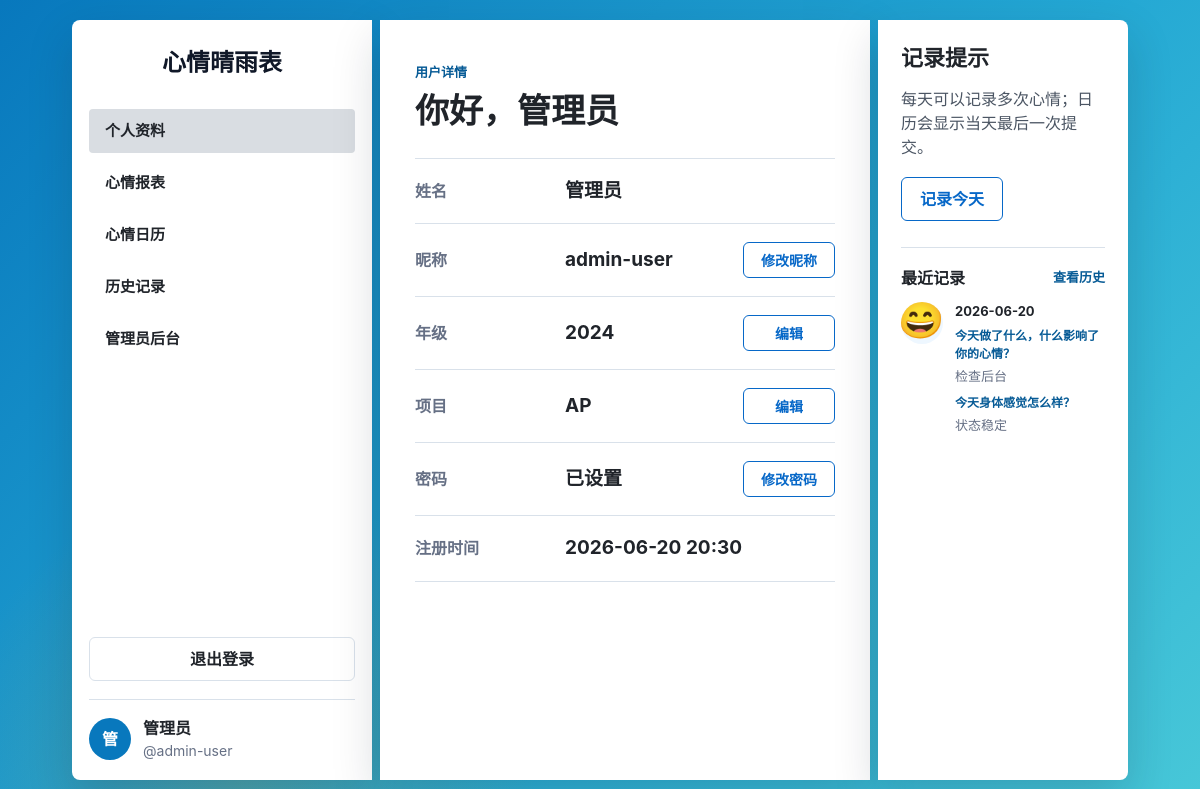
The page /profile (signed in) on the database as committed earlier.
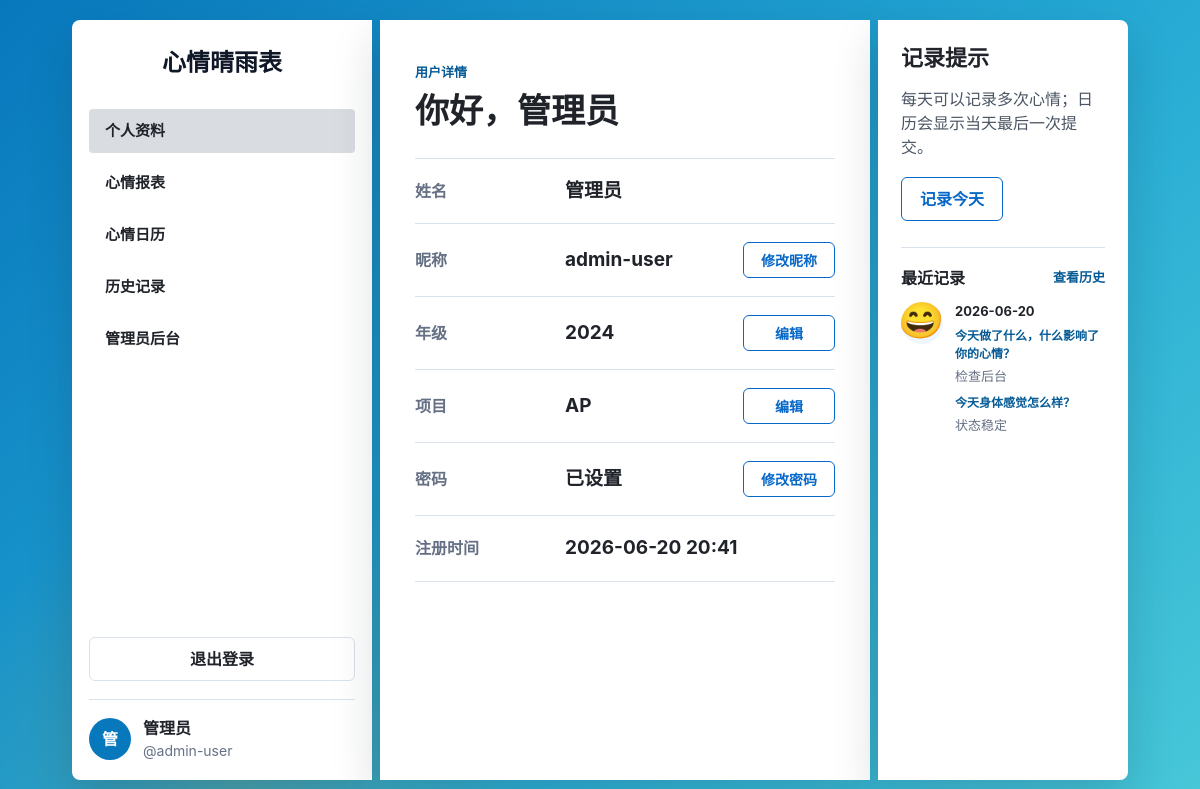
The same page on the database as committed later.
### tables this page shows
CREATE TABLE users (
                id INTEGER PRIMARY KEY AUTOINCREMENT,
                real_name TEXT NOT NULL,
                nickname TEXT NOT NULL UNIQUE,
                grade TEXT NOT NULL DEFAULT '',
                program TEXT NOT NULL DEFAULT '',
                is_admin INTEGER NOT NULL DEFAULT 0,
                password_hash TEXT NOT NULL,
                created_at TEXT NOT NULL
            );

### main.py (the view)
    @app.get("/profile", name="profile")
    async def profile(request: Request):
        user = require_user(request)
        if isinstance(user, RedirectResponse):
            return user
        return render_template(
            request,
            "profile.html",
            {
                "active_page": "profile",
                "recent_entries": get_recent_entries(request, user["id"]),
            },
        )

### templates/profile.html (shortened to what this page needs)
{% extends "dashboard.html" %}
{% block content %}
<section class="page-heading">
  <p class="eyebrow">用户详情</p>
  <h1>你好，{{ current_user["real_name"] }}</h1>
</section>
<section class="profile-grid" aria-label="用户资料">
  <div class="info-tile">
    <span>姓名</span>
    <strong>{{ current_user["real_name"] }}</strong>
  </div>
  <div class="info-tile">
    <span>昵称</span>
    <strong>{{ current_user["nickname"] }}</strong>
    <button class="outline-button info-action" type="button" data-modal-target="nickname-dialog">
      修改昵称
    </button>
  </div>
  <div class="info-tile">
    <span>年级</span>
    <strong>{{ current_user["grade"] or "未设置" }}</strong>
    <button class="outline-button info-action" type="button" data-modal-target="profile-details-dialog">
      编辑
    </button>
  </div>
  <div class="info-tile">
    <span>项目</span>
    <strong>{{ current_user["program"] or "未设置" }}</strong>
    <button class="outline-button info-action" type="button" data-modal-target="profile-details-dialog">
      编辑
    </button>
  </div>
  <div class="info-tile">
    <span>密码</span>
    <strong>已设置</strong>
    <button class="outline-button info-action" type="button" data-modal-target="password-dialog">
      修改密码
    </button>
  </div>
  <div class="info-tile">
    <span>注册时间</span>
    <strong>{{ current_user["created_at"] | datetime_cn }}</strong>
  </div>
</section>
{% endblock %}

### templates/dashboard.html (shortened to what this page needs)
{% extends "base.html" %}
{% block body_class %}dashboard-page{% endblock %}
{% block body %}
<div class="dashboard-shell">
  <aside class="sidebar">
    <a class="sidebar-brand" href="{{ url_for('profile') }}">
      <span>心情晴雨表</span>
    </a>
    <nav class="nav-list" aria-label="主导航">
      <a class="nav-item {% if active_page == 'profile' %}is-active{% endif %}" href="{{ url_for('profile') }}">
        <span>个人资料</span>
      </a>
      <a class="nav-item {% if active_page == 'mood_report' %}is-active{% endif %}" href="{{ url_for('mood_report') }}">
        <span>心情报表</span>
      </a>
      <a class="nav-item {% if active_page == 'mood_calendar' %}is-active{% endif %}" href="{{ url_for('mood_calendar') }}">
        <span>心情日历</span>
      </a>
      <a class="nav-item {% if active_page == 'mood_history' %}is-active{% endif %}" href="{{ url_for('mood_history') }}">
        <span>历史记录</span>
      </a>
      {% if current_user["is_admin"] %}
        <a class="nav-item {% if active_page == 'admin_dashboard' %}is-active{% endif %}" href="{{ url_for('admin_dashboard') }}">
          <span>管理员后台</span>
        </a>
      {% endif %}
    </nav>
    <form class="logout-form" method="post" action="{{ url_for('logout') }}">
      <button class="ghost-button" type="submit">退出登录</button>
    </form>
    <div class="sidebar-user">
      <div class="avatar">{{ current_user["real_name"][:1] }}</div>
      <div>
        <strong>{{ current_user["real_name"] }}</strong>
        <span>@{{ current_user["nickname"] }}</span>
      </div>
    </div>
  </aside>
  <main class="content-card {% block content_card_class %}{% endblock %}">
    {% block content %}{% endblock %}
  </main>
  <aside class="support-panel">
    <h2>记录提示</h2>
    <p>每天可以记录多次心情；日历会显示当天最后一次提交。</p>
    <a class="outline-button" href="{{ url_for('mood_report') }}">记录今天</a>
    <div class="recent-block">
      <div class="recent-header">
        <h3>最近记录</h3>
        <a href="{{ url_for('mood_history') }}">查看历史</a>
      </div>
      {% if recent_entries %}
        <ul class="recent-list">
          {% for entry in recent_entries %}
            <li>
              <span class="recent-emoji">
                <span class="emoji-glyph">{{ entry["mood_emoji"] }}</span>
              </span>
              <div>
                <strong>{{ entry["entry_date"] }}</strong>
                <div class="reason-parts compact">
                  {% for part in entry["reason"] | mood_reason_parts %}
                    <section class="reason-part">
                      {% if part.question %}
                        <span class="reason-question">{{ part.question }}</span>
                      {% endif %}
                      <p class="reason-answer">{{ part.answer }}</p>
                    </section>
                  {% endfor %}
                </div>
              </div>
            </li>
          {% endfor %}
        </ul>
      {% else %}
        <p class="muted">还没有心情记录。</p>
      {% endif %}
    </div>
  </aside>
</div>
{% endblock %}

Rows that differ between the two databases and show on the page:
changed users "管理员": created_at "2026-06-20 20:30" → "2026-06-20 20:41"
